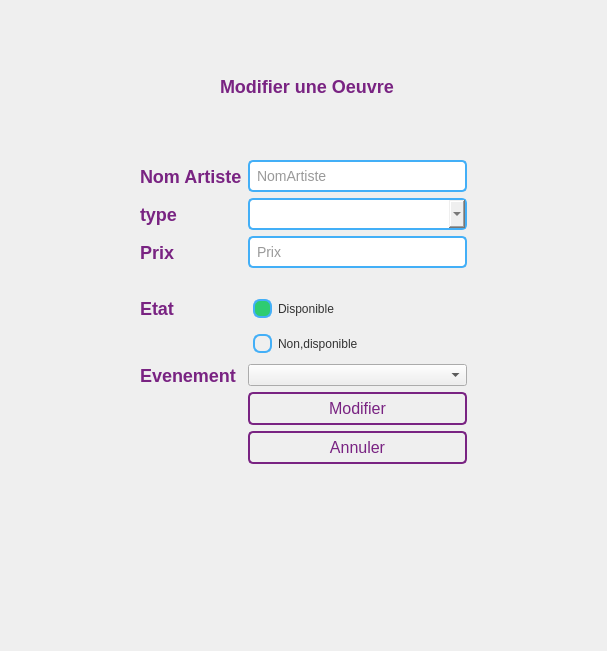
<?xml version="1.0" encoding="UTF-8"?>
<ui version="4.0">
 <class>Dialog</class>
 <widget class="QDialog" name="Dialog">
  <property name="geometry">
   <rect>
    <x>0</x>
    <y>0</y>
    <width>607</width>
    <height>651</height>
   </rect>
  </property>
  <property name="windowTitle">
   <string>Dialog</string>
  </property>
  <widget class="QWidget" name="formLayoutWidget_2">
   <property name="geometry">
    <rect>
     <x>140</x>
     <y>160</y>
     <width>327</width>
     <height>381</height>
    </rect>
   </property>
   <layout class="QFormLayout" name="formLayout_2">
    <item row="1" column="1">
     <widget class="QLineEdit" name="nom">
      <property name="styleSheet">
       <string notr="true">QLineEdit {
    padding: 5px;
    border: 2px solid #43aff7;
    border-radius: 5px;
    font-size: 14px;
    color: #333;
}

QLineEdit:focus {
    border-color: #2ecc71; /* Couleur de la bordure lorsqu'il est activé */
}
</string>
      </property>
      <property name="placeholderText">
       <string>NomArtiste</string>
      </property>
     </widget>
    </item>
    <item row="6" column="1">
     <widget class="QLabel" name="label_18">
      <property name="text">
       <string/>
      </property>
      <property name="pixmap">
       <pixmap>C:/Users/AppData/Local/Temp/b6651d8d-1e9f-45ec-8183-973f3ea7bf13_interface à bechir.zip.f13/PROJET C++/back.jpg</pixmap>
      </property>
     </widget>
    </item>
    <item row="7" column="0">
     <widget class="QLabel" name="label_15">
      <property name="styleSheet">
       <string notr="true">QLabel {
    font-size: 18px;
    color: #792382; /* Couleur du texte */
    font-weight: bold; /* Gras */
    /* Ajoutez d'autres styles selon vos besoins */
}
</string>
      </property>
      <property name="text">
       <string>Etat</string>
      </property>
     </widget>
    </item>
    <item row="7" column="1">
     <widget class="QRadioButton" name="V">
      <property name="styleSheet">
       <string notr="true">QRadioButton {
    padding: 5px;
    color: #333;
}

QRadioButton::indicator {
    width: 15px;
    height: 15px;
    border: 2px solid #43aff7;
    border-radius: 7px;
}

QRadioButton::indicator:checked {
    background-color: #2ecc71; /* Couleur de fond lorsque sélectionné */
}

QRadioButton::indicator:hover {
    border-color: #3498db; /* Couleur de la bordure au survol */
}

QRadioButton::indicator:checked:hover {
    background-color: #2ecc71; /* Couleur de fond lorsque sélectionné et au survol */
}
</string>
      </property>
      <property name="text">
       <string>Disponible</string>
      </property>
      <property name="checked">
       <bool>true</bool>
      </property>
     </widget>
    </item>
    <item row="8" column="1">
     <widget class="QRadioButton" name="NV">
      <property name="styleSheet">
       <string notr="true">QRadioButton {
    padding: 5px;
    color: #333;
}

QRadioButton::indicator {
    width: 15px;
    height: 15px;
    border: 2px solid #43aff7;
    border-radius: 7px;
}

QRadioButton::indicator:checked {
    background-color: #2ecc71; /* Couleur de fond lorsque sélectionné */
}

QRadioButton::indicator:hover {
    border-color: #3498db; /* Couleur de la bordure au survol */
}

QRadioButton::indicator:checked:hover {
    background-color: #2ecc71; /* Couleur de fond lorsque sélectionné et au survol */
}
</string>
      </property>
      <property name="text">
       <string>Non,disponible</string>
      </property>
     </widget>
    </item>
    <item row="10" column="1">
     <widget class="QPushButton" name="Modifier">
      <property name="styleSheet">
       <string notr="true">QPushButton {
    /*padding: 10px 20px;*/
    padding: 5px;
    font-size: 16px;
    text-align: center;
    text-decoration: none;
    border: 2px solid #792382;
    color: #792382;
    border-radius: 5px;
}

QPushButton:hover {
    background-color: #43aff7;
}

</string>
      </property>
      <property name="text">
       <string>Modifier</string>
      </property>
     </widget>
    </item>
    <item row="11" column="1">
     <widget class="QPushButton" name="Annuler">
      <property name="styleSheet">
       <string notr="true">QPushButton {
    /*padding: 10px 20px;*/
    padding: 5px;
    font-size: 16px;
    text-align: center;
    text-decoration: none;
    border: 2px solid #792382;
    color: #792382;
    border-radius: 5px;
}

QPushButton:hover {
    background-color: #43aff7;
}


</string>
      </property>
      <property name="text">
       <string>Annuler</string>
      </property>
     </widget>
    </item>
    <item row="5" column="1">
     <widget class="QLineEdit" name="prix">
      <property name="styleSheet">
       <string notr="true">QLineEdit {
    padding: 5px;
    border: 2px solid #43aff7;
    border-radius: 5px;
    font-size: 14px;
    color: #333;
}

QLineEdit:focus {
    border-color: #2ecc71; /* Couleur de la bordure lorsqu'il est activé */
}
</string>
      </property>
      <property name="placeholderText">
       <string>Prix</string>
      </property>
     </widget>
    </item>
    <item row="5" column="0">
     <widget class="QLabel" name="label_12">
      <property name="styleSheet">
       <string notr="true">QLabel {
    font-size: 18px;
    color: #792382; /* Couleur du texte */
    font-weight: bold; /* Gras */
    /* Ajoutez d'autres styles selon vos besoins */
}
</string>
      </property>
      <property name="text">
       <string>Prix</string>
      </property>
     </widget>
    </item>
    <item row="3" column="0">
     <widget class="QLabel" name="label_11">
      <property name="styleSheet">
       <string notr="true">QLabel {
    font-size: 18px;
    color: #792382; /* Couleur du texte */
    font-weight: bold; /* Gras */
    /* Ajoutez d'autres styles selon vos besoins */
}
</string>
      </property>
      <property name="text">
       <string>type</string>
      </property>
     </widget>
    </item>
    <item row="1" column="0">
     <widget class="QLabel" name="label_10">
      <property name="styleSheet">
       <string notr="true">QLabel {
    font-size: 18px;
    color: #792382; /* Couleur du texte */
    font-weight: bold; /* Gras */
    /* Ajoutez d'autres styles selon vos besoins */
}
</string>
      </property>
      <property name="text">
       <string>Nom Artiste</string>
      </property>
     </widget>
    </item>
    <item row="9" column="1">
     <widget class="QComboBox" name="evenement">
      <item>
       <property name="text">
        <string/>
       </property>
      </item>
     </widget>
    </item>
    <item row="9" column="0">
     <widget class="QLabel" name="label_16">
      <property name="styleSheet">
       <string notr="true">QLabel {
    font-size: 18px;
    color: #792382; /* Couleur du texte */
    font-weight: bold; /* Gras */
    /* Ajoutez d'autres styles selon vos besoins */
}
</string>
      </property>
      <property name="text">
       <string>Evenement</string>
      </property>
     </widget>
    </item>
    <item row="3" column="1">
     <widget class="QComboBox" name="type">
      <property name="styleSheet">
       <string notr="true">    padding: 5px;
    border: 2px solid #43aff7;
    border-radius: 5px;
    font-size: 14px;
    color: #333;</string>
      </property>
      <item>
       <property name="text">
        <string/>
       </property>
      </item>
      <item>
       <property name="text">
        <string>Peinture a l'huile</string>
       </property>
      </item>
      <item>
       <property name="text">
        <string>Peinture a l'eau</string>
       </property>
      </item>
      <item>
       <property name="text">
        <string>Photographe</string>
       </property>
      </item>
     </widget>
    </item>
   </layout>
  </widget>
  <widget class="QLabel" name="label_13">
   <property name="geometry">
    <rect>
     <x>220</x>
     <y>70</y>
     <width>191</width>
     <height>33</height>
    </rect>
   </property>
   <property name="styleSheet">
    <string notr="true">QLabel {
    font-size: 18px;
    color: #792382; /* Couleur du texte */
    font-weight: bold; /* Gras */
    /* Ajoutez d'autres styles selon vos besoins */
}
</string>
   </property>
   <property name="text">
    <string>Modifier une Oeuvre</string>
   </property>
  </widget>
 </widget>
 <resources/>
 <connections/>
</ui>
